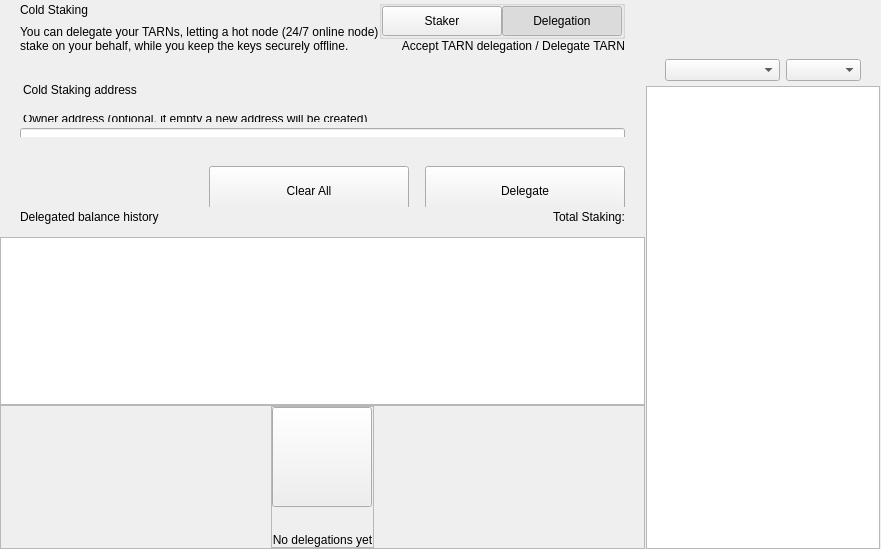
<?xml version="1.0" encoding="UTF-8"?>
<ui version="4.0">
 <class>ColdStakingWidget</class>
 <widget class="QWidget" name="ColdStakingWidget">
  <property name="geometry">
   <rect>
    <x>0</x>
    <y>0</y>
    <width>629</width>
    <height>549</height>
   </rect>
  </property>
  <property name="windowTitle">
   <string>Form</string>
  </property>
  <layout class="QHBoxLayout" name="horizontalLayout_1" stretch="2,1">
   <property name="spacing">
    <number>0</number>
   </property>
   <property name="leftMargin">
    <number>0</number>
   </property>
   <property name="topMargin">
    <number>0</number>
   </property>
   <property name="rightMargin">
    <number>0</number>
   </property>
   <property name="bottomMargin">
    <number>0</number>
   </property>
   <item>
    <widget class="QWidget" name="left" native="true">
     <layout class="QVBoxLayout" name="verticalLayout_3">
      <property name="leftMargin">
       <number>0</number>
      </property>
      <property name="topMargin">
       <number>0</number>
      </property>
      <property name="rightMargin">
       <number>0</number>
      </property>
      <property name="bottomMargin">
       <number>0</number>
      </property>
      <item>
       <layout class="QVBoxLayout" name="verticalLayout_2">
        <property name="spacing">
         <number>0</number>
        </property>
        <item>
         <layout class="QVBoxLayout" name="verticalLayoutTop">
          <property name="spacing">
           <number>0</number>
          </property>
          <property name="leftMargin">
           <number>0</number>
          </property>
          <property name="rightMargin">
           <number>0</number>
          </property>
          <item>
           <widget class="QWidget" name="containerTitle" native="true">
            <property name="sizePolicy">
             <sizepolicy hsizetype="Preferred" vsizetype="Minimum">
              <horstretch>0</horstretch>
              <verstretch>0</verstretch>
             </sizepolicy>
            </property>
            <property name="maximumSize">
             <size>
              <width>16777215</width>
              <height>100</height>
             </size>
            </property>
            <layout class="QHBoxLayout" name="containerTitleLayout">
             <property name="spacing">
              <number>0</number>
             </property>
             <property name="leftMargin">
              <number>20</number>
             </property>
             <property name="topMargin">
              <number>0</number>
             </property>
             <property name="rightMargin">
              <number>20</number>
             </property>
             <property name="bottomMargin">
              <number>0</number>
             </property>
             <item>
              <layout class="QVBoxLayout" name="verticalLayout11">
               <property name="spacing">
                <number>5</number>
               </property>
               <item>
                <widget class="QLabel" name="labelTitle">
                 <property name="text">
                  <string>Cold Staking</string>
                 </property>
                </widget>
               </item>
               <item>
                <widget class="QLabel" name="labelSubtitle1">
                 <property name="maximumSize">
                  <size>
                   <width>16777215</width>
                   <height>16777215</height>
                  </size>
                 </property>
                 <property name="text">
                  <string>You can delegate your TARNs, letting a hot node (24/7 online node)
stake on your behalf, while you keep the keys securely offline.</string>
                 </property>
                </widget>
               </item>
              </layout>
             </item>
             <item>
              <spacer name="horizontalSpacer">
               <property name="orientation">
                <enum>Qt::Horizontal</enum>
               </property>
               <property name="sizeHint" stdset="0">
                <size>
                 <width>40</width>
                 <height>20</height>
                </size>
               </property>
              </spacer>
             </item>
             <item>
              <widget class="QWidget" name="containerViewPrivacyChecks" native="true">
               <layout class="QVBoxLayout" name="containerPrivacyChecks">
                <property name="spacing">
                 <number>0</number>
                </property>
                <property name="leftMargin">
                 <number>0</number>
                </property>
                <property name="topMargin">
                 <number>0</number>
                </property>
                <property name="rightMargin">
                 <number>0</number>
                </property>
                <property name="bottomMargin">
                 <number>0</number>
                </property>
                <item alignment="Qt::AlignHCenter|Qt::AlignVCenter">
                 <widget class="QGroupBox" name="groupBox">
                  <property name="title">
                   <string/>
                  </property>
                  <layout class="QHBoxLayout" name="horizontalLayout_2_1">
                   <property name="spacing">
                    <number>0</number>
                   </property>
                   <property name="leftMargin">
                    <number>0</number>
                   </property>
                   <property name="topMargin">
                    <number>0</number>
                   </property>
                   <property name="rightMargin">
                    <number>0</number>
                   </property>
                   <property name="bottomMargin">
                    <number>0</number>
                   </property>
                   <item>
                    <widget class="QPushButton" name="pushLeft">
                     <property name="minimumSize">
                      <size>
                       <width>120</width>
                       <height>30</height>
                      </size>
                     </property>
                     <property name="maximumSize">
                      <size>
                       <width>120</width>
                       <height>30</height>
                      </size>
                     </property>
                     <property name="focusPolicy">
                      <enum>Qt::NoFocus</enum>
                     </property>
                     <property name="text">
                      <string>Staker</string>
                     </property>
                     <property name="checkable">
                      <bool>true</bool>
                     </property>
                     <property name="autoExclusive">
                      <bool>true</bool>
                     </property>
                    </widget>
                   </item>
                   <item>
                    <widget class="QPushButton" name="pushRight">
                     <property name="minimumSize">
                      <size>
                       <width>120</width>
                       <height>30</height>
                      </size>
                     </property>
                     <property name="maximumSize">
                      <size>
                       <width>120</width>
                       <height>30</height>
                      </size>
                     </property>
                     <property name="focusPolicy">
                      <enum>Qt::NoFocus</enum>
                     </property>
                     <property name="text">
                      <string>Delegation</string>
                     </property>
                     <property name="checkable">
                      <bool>true</bool>
                     </property>
                     <property name="checked">
                      <bool>true</bool>
                     </property>
                     <property name="autoExclusive">
                      <bool>true</bool>
                     </property>
                    </widget>
                   </item>
                  </layout>
                 </widget>
                </item>
                <item alignment="Qt::AlignTop">
                 <widget class="QLabel" name="labelSubtitle2">
                  <property name="text">
                   <string>Accept TARN delegation / Delegate TARN</string>
                  </property>
                  <property name="alignment">
                   <set>Qt::AlignRight|Qt::AlignTrailing|Qt::AlignVCenter</set>
                  </property>
                 </widget>
                </item>
               </layout>
              </widget>
             </item>
            </layout>
           </widget>
          </item>
          <item>
           <spacer name="verticalSpacer_2">
            <property name="orientation">
             <enum>Qt::Vertical</enum>
            </property>
            <property name="sizeType">
             <enum>QSizePolicy::Fixed</enum>
            </property>
            <property name="sizeHint" stdset="0">
             <size>
              <width>20</width>
              <height>30</height>
             </size>
            </property>
           </spacer>
          </item>
          <item>
           <widget class="QWidget" name="containerSend" native="true">
            <property name="minimumSize">
             <size>
              <width>0</width>
              <height>50</height>
             </size>
            </property>
            <layout class="QVBoxLayout" name="containerSendRow">
             <property name="spacing">
              <number>6</number>
             </property>
             <property name="leftMargin">
              <number>0</number>
             </property>
             <property name="topMargin">
              <number>0</number>
             </property>
             <property name="rightMargin">
              <number>0</number>
             </property>
             <property name="bottomMargin">
              <number>0</number>
             </property>
             <item>
              <widget class="QLabel" name="labelEditTitle">
               <property name="maximumSize">
                <size>
                 <width>16777215</width>
                 <height>30</height>
                </size>
               </property>
               <property name="styleSheet">
                <string notr="true">padding-left:20px; padding-bottom:3px;</string>
               </property>
               <property name="text">
                <string>Cold Staking address</string>
               </property>
              </widget>
             </item>
             <item>
              <spacer name="verticalSpacer_6">
               <property name="orientation">
                <enum>Qt::Vertical</enum>
               </property>
               <property name="sizeType">
                <enum>QSizePolicy::Fixed</enum>
               </property>
               <property name="sizeHint" stdset="0">
                <size>
                 <width>20</width>
                 <height>9</height>
                </size>
               </property>
              </spacer>
             </item>
             <item>
              <widget class="QWidget" name="containerOwner" native="true">
               <layout class="QVBoxLayout" name="vContainerOwner">
                <property name="spacing">
                 <number>4</number>
                </property>
                <property name="leftMargin">
                 <number>20</number>
                </property>
                <property name="topMargin">
                 <number>0</number>
                </property>
                <property name="rightMargin">
                 <number>20</number>
                </property>
                <property name="bottomMargin">
                 <number>0</number>
                </property>
                <item>
                 <widget class="QLabel" name="labelSubtitleDescription">
                  <property name="maximumSize">
                   <size>
                    <width>16777215</width>
                    <height>20</height>
                   </size>
                  </property>
                  <property name="styleSheet">
                   <string notr="true">margin-bottom:2px;
                   margin-left:0.05px;
                   padding:0px;</string>
                  </property>
                  <property name="text">
                   <string>Owner address (optional, if empty a new address will be created)</string>
                  </property>
                 </widget>
                </item>
                <item>
                 <widget class="QLineEdit" name="lineEditOwnerAddress">
                  <property name="minimumSize">
                   <size>
                    <width>0</width>
                    <height>50</height>
                   </size>
                  </property>
                  <property name="maximumSize">
                   <size>
                    <width>16777215</width>
                    <height>50</height>
                   </size>
                  </property>
                  <property name="styleSheet">
                   <string notr="true"/>
                  </property>
                  <property name="placeholderText">
                   <string>Enter owner address</string>
                  </property>
                 </widget>
                </item>
               </layout>
              </widget>
             </item>
            </layout>
           </widget>
          </item>
         </layout>
        </item>
        <item>
         <spacer name="verticalSpacer_3">
          <property name="orientation">
           <enum>Qt::Vertical</enum>
          </property>
          <property name="sizeType">
           <enum>QSizePolicy::Minimum</enum>
          </property>
          <property name="sizeHint" stdset="0">
           <size>
            <width>20</width>
            <height>20</height>
           </size>
          </property>
         </spacer>
        </item>
        <item>
         <widget class="QWidget" name="containerBtn" native="true">
          <property name="minimumSize">
           <size>
            <width>0</width>
            <height>50</height>
           </size>
          </property>
          <layout class="QHBoxLayout" name="horizontalLayout">
           <property name="rightMargin">
            <number>20</number>
           </property>
           <item>
            <spacer name="horizontalSpacer_2">
             <property name="orientation">
              <enum>Qt::Horizontal</enum>
             </property>
             <property name="sizeHint" stdset="0">
              <size>
               <width>200</width>
               <height>20</height>
              </size>
             </property>
            </spacer>
           </item>
           <item>
            <layout class="QHBoxLayout" name="horizontalLayout_7">
             <item>
              <spacer name="horizontalSpacer_3">
               <property name="orientation">
                <enum>Qt::Horizontal</enum>
               </property>
               <property name="sizeType">
                <enum>QSizePolicy::Expanding</enum>
               </property>
               <property name="sizeHint" stdset="0">
                <size>
                 <width>40</width>
                 <height>20</height>
                </size>
               </property>
              </spacer>
             </item>
             <item>
              <widget class="QPushButton" name="pushButtonClear">
               <property name="minimumSize">
                <size>
                 <width>200</width>
                 <height>50</height>
                </size>
               </property>
               <property name="focusPolicy">
                <enum>Qt::NoFocus</enum>
               </property>
               <property name="text">
                <string>Clear All</string>
               </property>
              </widget>
             </item>
             <item>
              <spacer name="horizontalSpacer_4">
               <property name="orientation">
                <enum>Qt::Horizontal</enum>
               </property>
               <property name="sizeType">
                <enum>QSizePolicy::Fixed</enum>
               </property>
               <property name="sizeHint" stdset="0">
                <size>
                 <width>10</width>
                 <height>20</height>
                </size>
               </property>
              </spacer>
             </item>
             <item>
              <widget class="QPushButton" name="pushButtonSend">
               <property name="minimumSize">
                <size>
                 <width>200</width>
                 <height>50</height>
                </size>
               </property>
               <property name="maximumSize">
                <size>
                 <width>200</width>
                 <height>50</height>
                </size>
               </property>
               <property name="focusPolicy">
                <enum>Qt::NoFocus</enum>
               </property>
               <property name="text">
                <string>Delegate</string>
               </property>
              </widget>
             </item>
            </layout>
           </item>
          </layout>
         </widget>
        </item>
        <item>
         <widget class="QWidget" name="containerHistoryLabel" native="true">
          <layout class="QHBoxLayout" name="horizontalLayout_4">
           <property name="spacing">
            <number>0</number>
           </property>
           <property name="leftMargin">
            <number>20</number>
           </property>
           <property name="topMargin">
            <number>0</number>
           </property>
           <property name="rightMargin">
            <number>20</number>
           </property>
           <property name="bottomMargin">
            <number>0</number>
           </property>
           <item>
            <widget class="QWidget" name="verticalWidget" native="true">
             <property name="minimumSize">
              <size>
               <width>100</width>
               <height>0</height>
              </size>
             </property>
             <layout class="QVBoxLayout" name="verticalLayout_58">
              <property name="leftMargin">
               <number>0</number>
              </property>
              <property name="topMargin">
               <number>0</number>
              </property>
              <property name="rightMargin">
               <number>0</number>
              </property>
              <property name="bottomMargin">
               <number>0</number>
              </property>
              <item>
               <widget class="QLabel" name="labelListHistory">
                <property name="text">
                 <string>Delegated balance history</string>
                </property>
               </widget>
              </item>
             </layout>
            </widget>
           </item>
           <item>
            <spacer name="horizontalSpacer_5">
             <property name="orientation">
              <enum>Qt::Horizontal</enum>
             </property>
             <property name="sizeHint" stdset="0">
              <size>
               <width>40</width>
               <height>20</height>
              </size>
             </property>
            </spacer>
           </item>
           <item>
            <widget class="QLabel" name="labelStakingTotal">
             <property name="text">
              <string>Total Staking:</string>
             </property>
            </widget>
           </item>
          </layout>
         </widget>
        </item>
        <item>
         <layout class="QVBoxLayout" name="verticalLayout_64">
          <property name="spacing">
           <number>0</number>
          </property>
          <item>
           <spacer name="verticalSpacer_44">
            <property name="orientation">
             <enum>Qt::Vertical</enum>
            </property>
            <property name="sizeType">
             <enum>QSizePolicy::Fixed</enum>
            </property>
            <property name="sizeHint" stdset="0">
             <size>
              <width>20</width>
              <height>10</height>
             </size>
            </property>
           </spacer>
          </item>
          <item>
           <widget class="QListView" name="listView">
            <property name="enabled">
             <bool>true</bool>
            </property>
            <property name="mouseTracking">
             <bool>true</bool>
            </property>
           </widget>
          </item>
          <item>
           <widget class="QFrame" name="emptyContainer">
            <property name="minimumSize">
             <size>
              <width>0</width>
              <height>100</height>
             </size>
            </property>
            <property name="frameShape">
             <enum>QFrame::StyledPanel</enum>
            </property>
            <property name="frameShadow">
             <enum>QFrame::Raised</enum>
            </property>
            <layout class="QVBoxLayout" name="verticalLayout_71" stretch="1,8">
             <property name="spacing">
              <number>0</number>
             </property>
             <property name="leftMargin">
              <number>0</number>
             </property>
             <property name="topMargin">
              <number>0</number>
             </property>
             <property name="rightMargin">
              <number>0</number>
             </property>
             <property name="bottomMargin">
              <number>0</number>
             </property>
             <item>
              <spacer name="verticalSpacer">
               <property name="orientation">
                <enum>Qt::Vertical</enum>
               </property>
               <property name="sizeHint" stdset="0">
                <size>
                 <width>20</width>
                 <height>20</height>
                </size>
               </property>
              </spacer>
             </item>
             <item alignment="Qt::AlignHCenter|Qt::AlignVCenter">
              <widget class="QFrame" name="emptyScreen">
               <property name="sizePolicy">
                <sizepolicy hsizetype="Expanding" vsizetype="Expanding">
                 <horstretch>0</horstretch>
                 <verstretch>0</verstretch>
                </sizepolicy>
               </property>
               <property name="frameShape">
                <enum>QFrame::StyledPanel</enum>
               </property>
               <property name="frameShadow">
                <enum>QFrame::Raised</enum>
               </property>
               <layout class="QVBoxLayout" name="verticalLayout">
                <property name="spacing">
                 <number>30</number>
                </property>
                <property name="leftMargin">
                 <number>0</number>
                </property>
                <property name="topMargin">
                 <number>0</number>
                </property>
                <property name="rightMargin">
                 <number>0</number>
                </property>
                <property name="bottomMargin">
                 <number>0</number>
                </property>
                <item alignment="Qt::AlignHCenter|Qt::AlignVCenter">
                 <widget class="QPushButton" name="pushImgEmpty">
                  <property name="minimumSize">
                   <size>
                    <width>100</width>
                    <height>100</height>
                   </size>
                  </property>
                  <property name="maximumSize">
                   <size>
                    <width>100</width>
                    <height>100</height>
                   </size>
                  </property>
                  <property name="focusPolicy">
                   <enum>Qt::NoFocus</enum>
                  </property>
                  <property name="text">
                   <string/>
                  </property>
                  <property name="iconSize">
                   <size>
                    <width>100</width>
                    <height>100</height>
                   </size>
                  </property>
                 </widget>
                </item>
                <item alignment="Qt::AlignHCenter|Qt::AlignVCenter">
                 <widget class="QLabel" name="labelEmpty">
                  <property name="styleSheet">
                   <string notr="true"/>
                  </property>
                  <property name="text">
                   <string>No delegations yet</string>
                  </property>
                  <property name="alignment">
                   <set>Qt::AlignCenter</set>
                  </property>
                 </widget>
                </item>
               </layout>
              </widget>
             </item>
            </layout>
           </widget>
          </item>
         </layout>
        </item>
       </layout>
      </item>
     </layout>
    </widget>
   </item>
   <item>
    <widget class="QWidget" name="right" native="true">
     <layout class="QVBoxLayout" name="rightContainer">
      <property name="spacing">
       <number>0</number>
      </property>
      <property name="leftMargin">
       <number>1</number>
      </property>
      <property name="topMargin">
       <number>0</number>
      </property>
      <property name="rightMargin">
       <number>1</number>
      </property>
      <property name="bottomMargin">
       <number>0</number>
      </property>
      <item>
       <widget class="QWidget" name="containerRightButtons" native="true">
        <property name="minimumSize">
         <size>
          <width>0</width>
          <height>50</height>
         </size>
        </property>
        <layout class="QVBoxLayout" name="verticalLayout_4">
         <property name="leftMargin">
          <number>19</number>
         </property>
         <property name="topMargin">
          <number>0</number>
         </property>
         <property name="rightMargin">
          <number>19</number>
         </property>
         <property name="bottomMargin">
          <number>0</number>
         </property>
         <item>
          <widget class="OptionButton" name="btnCoinControl" native="true">
           <property name="minimumSize">
            <size>
             <width>0</width>
             <height>0</height>
            </size>
           </property>
          </widget>
         </item>
         <item>
          <widget class="OptionButton" name="btnColdStaking" native="true"/>
         </item>
         <item>
          <widget class="OptionButton" name="btnMyStakingAddresses" native="true">
           <property name="sizePolicy">
            <sizepolicy hsizetype="Preferred" vsizetype="Minimum">
             <horstretch>0</horstretch>
             <verstretch>0</verstretch>
            </sizepolicy>
           </property>
          </widget>
         </item>
        </layout>
       </widget>
      </item>
      <item>
       <widget class="QWidget" name="sortWidget" native="true">
        <layout class="QHBoxLayout" name="horizontalLayout_6">
         <property name="leftMargin">
          <number>19</number>
         </property>
         <property name="rightMargin">
          <number>19</number>
         </property>
         <property name="bottomMargin">
          <number>5</number>
         </property>
         <item>
          <spacer name="horizontalSpacer_6">
           <property name="orientation">
            <enum>Qt::Horizontal</enum>
           </property>
           <property name="sizeHint" stdset="0">
            <size>
             <width>40</width>
             <height>20</height>
            </size>
           </property>
          </spacer>
         </item>
         <item>
          <widget class="QComboBox" name="comboBoxSort">
           <property name="sizePolicy">
            <sizepolicy hsizetype="Preferred" vsizetype="Fixed">
             <horstretch>0</horstretch>
             <verstretch>0</verstretch>
            </sizepolicy>
           </property>
           <property name="minimumSize">
            <size>
             <width>115</width>
             <height>0</height>
            </size>
           </property>
          </widget>
         </item>
         <item>
          <widget class="QComboBox" name="comboBoxSortOrder">
           <property name="sizePolicy">
            <sizepolicy hsizetype="Preferred" vsizetype="Fixed">
             <horstretch>0</horstretch>
             <verstretch>0</verstretch>
            </sizepolicy>
           </property>
           <property name="minimumSize">
            <size>
             <width>75</width>
             <height>0</height>
            </size>
           </property>
          </widget>
         </item>
        </layout>
       </widget>
      </item>
      <item>
       <widget class="QListView" name="listViewStakingAddress">
        <property name="enabled">
         <bool>true</bool>
        </property>
        <property name="mouseTracking">
         <bool>true</bool>
        </property>
       </widget>
      </item>
     </layout>
    </widget>
   </item>
  </layout>
 </widget>
 <customwidgets>
  <customwidget>
   <class>OptionButton</class>
   <extends>QWidget</extends>
   <header>qt/tarian/optionbutton.h</header>
   <container>1</container>
  </customwidget>
 </customwidgets>
 <resources/>
 <connections/>
</ui>
